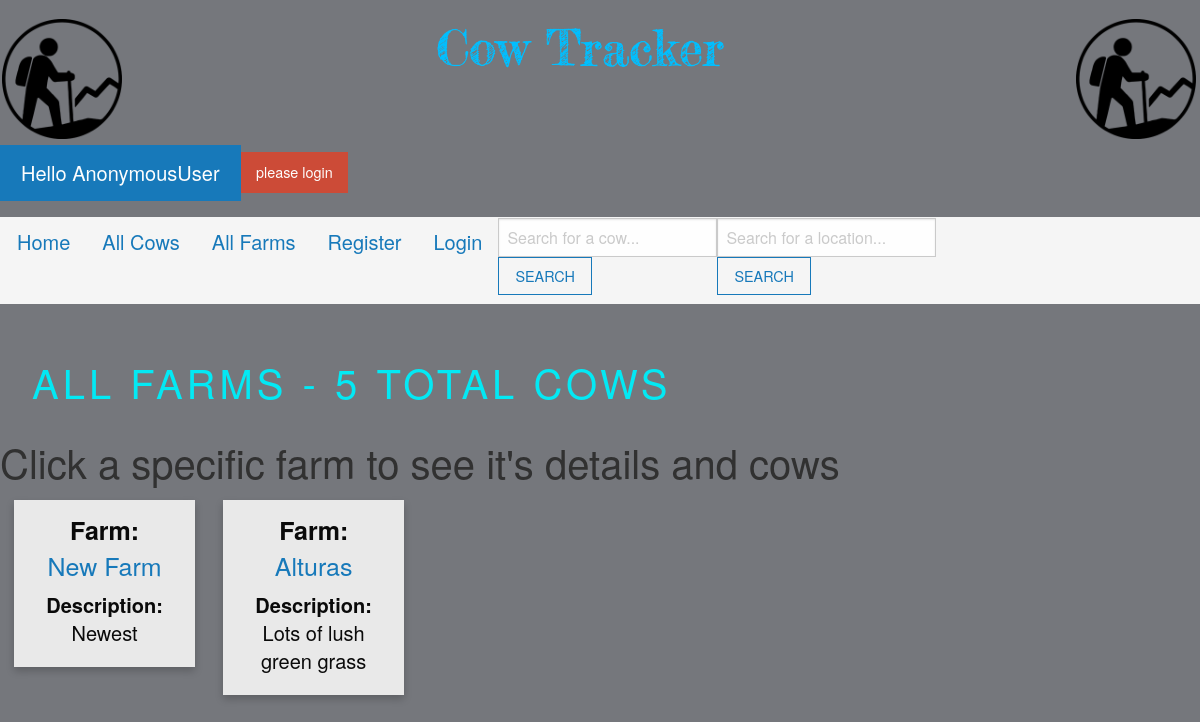
Before: /farms/all-farms/ with the older database file.
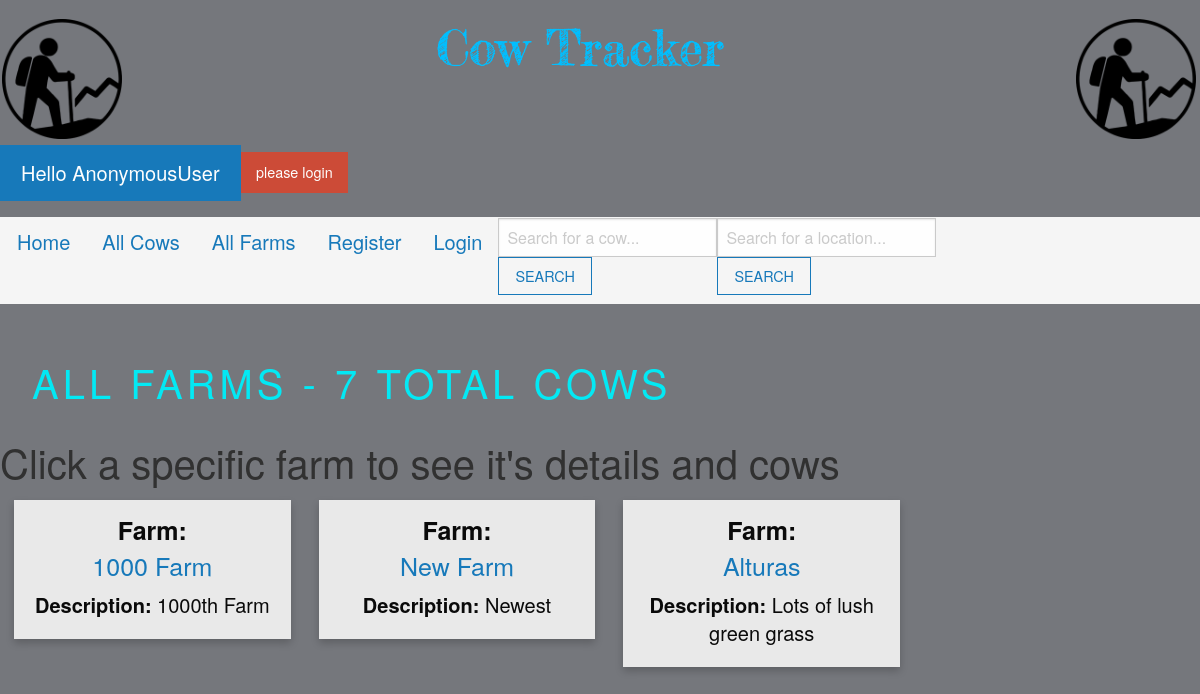
After: the same page with the newer database file.
### myapp/models.py (models this page shows, shortened)
class FarmLocations(models.Model):
 location_name = models.CharField('Location Name', max_length=50)
 location_description = models.CharField(max_length=200, blank=True)

### myapp/views.py (the view)
# urls.py: path('farms/all-farms/', views.all_farms, name = 'farms'),
def all_farms(request):
  farm_list = FarmLocations.objects.all()
  cow_list = Cow.objects.all()
  total_cows = len(Cow.objects.all()) -1
  context={
    "title":"All Farms",
    "farm_list":farm_list,
    "cow_list":cow_list,
    "total_cows":total_cows
  }
  return render(request, "all_farms.html", context)

### myapp/templates/all_farms.html (shortened to what this page needs)
{% extends "base.html" %}
{% load static %}
{% block body %}
 <div >
    <div class="footer-box">
        <form>
          <a style = "margin-left: 1vw;" >
            ALL Farms -
            {{total_cows }} total cows
          </a>
        </form>
      </div>
  <h2 style="color:rgb(49, 49, 49)">Click a specific farm to see it's details and cows</h2>
  <div class ="row">
  {% for farm in farm_list reversed %}
  <div class ="column">
  <div class = "card">
    <div class = "card-body">
      <h4> <strong>Farm:</strong><br> <a href = "{% url 'single-farm' farm.id %}">{{ farm.location_name }}</a></h4>
      <h5 class = "card-title">
              <strong>Description: </strong> {{ farm.location_description }}
              <br/>
            </div>
          </div>
          </div>
  {% endfor %}
</div>
{% endblock %}

Changed rows visible on the page:
added FarmLocations: location_name "1000 Farm", location_description "1000th Farm"
Other visible differences:
{{ total_cows }}: "5" → "7"
